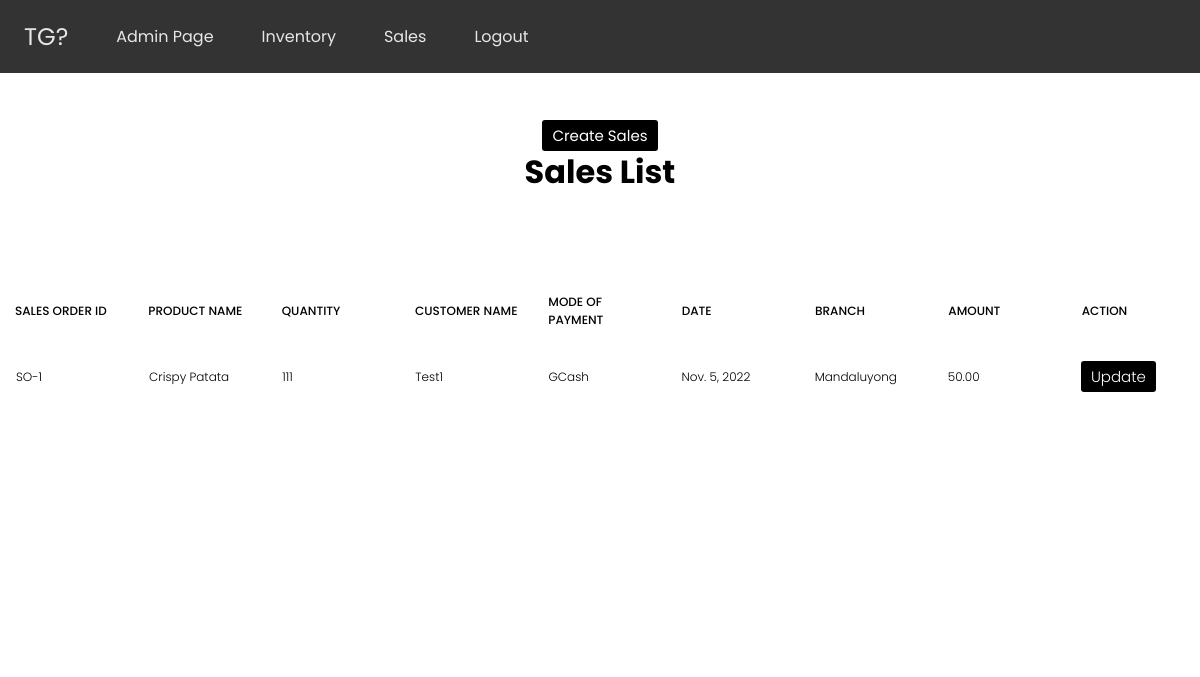
Before: /sales/ (signed in) with the older database file.
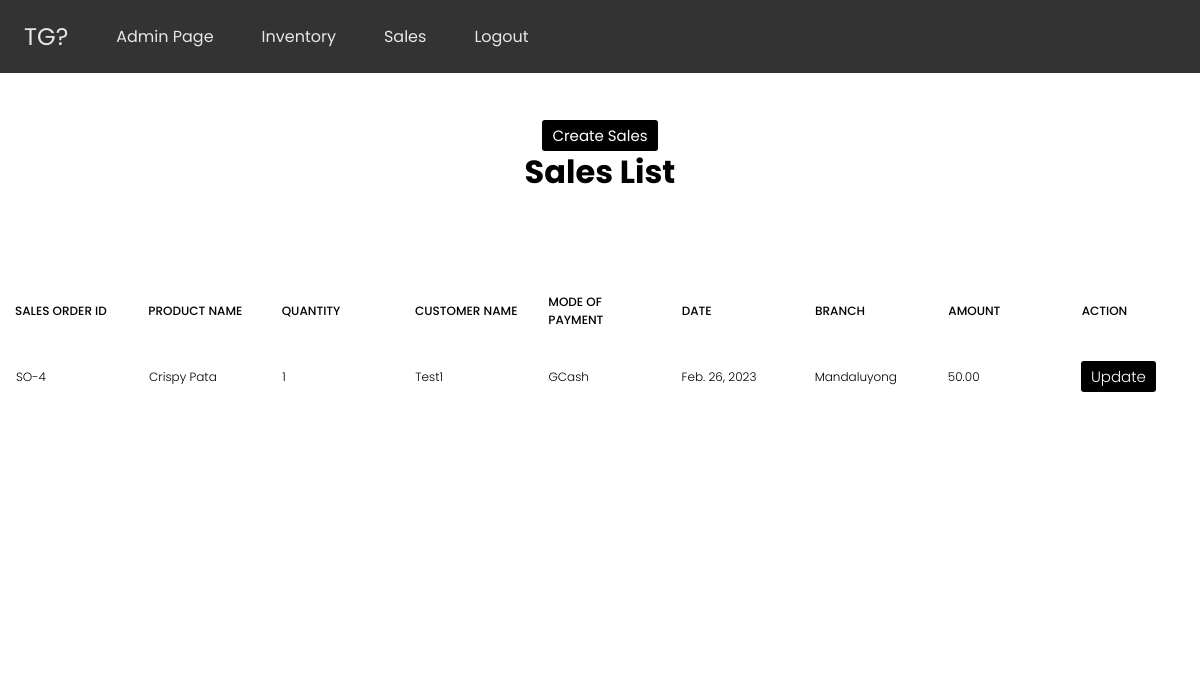
After: the same page with the newer database file.
### inventoryapp/models.py (models this page shows, shortened)
class DailySales(models.Model):
    user = models.ForeignKey(User, on_delete=models.CASCADE, null=True, blank=True)
    branch = models.ForeignKey(Branch, on_delete=models.CASCADE)
    prod_name = models.ForeignKey(FoodInventory, on_delete=models.CASCADE)
    quantity = models.IntegerField()
    customer = models.CharField(max_length=255)
    mop = models.ForeignKey(MOP, on_delete=models.CASCADE)
    date = models.DateField(auto_now_add=True)
    amount = models.DecimalField(max_digits=10, decimal_places=2)

class FoodInventory(models.Model):
    branch = models.ForeignKey(Branch, on_delete=models.CASCADE)
    prod_name = models.CharField(max_length=255)
    prod_type = models.ForeignKey(ProdType, on_delete=models.CASCADE)
    size = models.ForeignKey(Size, on_delete=models.CASCADE)
    price = models.FloatField(max_length=10)
    quantity = models.IntegerField()
    image = models.ImageField(upload_to="foods/%Y/%m/%d/")
    def __str__(self):
        return f'{self.prod_name}'

class MOP(models.Model):
    modeofp = models.CharField(max_length=50)
    def __str__(self):
        return self.modeofp

class Branch(models.Model):
    branch = models.CharField(max_length=50)
    def __str__(self):
        return self.branch

### inventoryapp/views.py (the view)
# urls.py: path('sales/', views.sales, name='sales'),
@login_required(login_url="login")
def sales(request):
    sales = DailySales.objects.all()
    context = {"sales": sales}
    return render(request, "inventoryapp/sales.html", context)

### inventoryapp/templates/inventoryapp/sales.html
{% extends 'inventoryapp/base.html' %} {% block content %}
<div class="container-table">
  <a class="button-link" href="{% url 'createsales' %}">Create Sales</a>
  <h1>Sales List</h1>
</div>
<div class="tb-res">
  <div class="tbl-header">
    <table cellpadding="0" cellspacing="0" border="0">
      <tr>
        <th class="hide" scope="col">Sales Order ID</th>
        <th scope="col">Product Name</th>
        <th class="hide" scope="col">Quantity</th>
        <th class="hide" scope="col">Customer Name</th>
        <th class="hide" scope="col">Mode of Payment</th>
        <th class="hide" scope="col">Date</th>
        <th class="hide" scope="col">Branch</th>
        <th class="hide" scope="col">Amount</th>
        <th scope="col">Action</th>
      </tr>
    </table>
  </div>
  <div class="tbl-content">
    <table cellpadding="0" cellspacing="0" border="0">
      <tr>
        {% for i in sales %}
        <td>SO-{{i.id}}</td>
        <td>{{i.prod_name}}</td>
        <td>{{i.quantity}}</td>
        <td>{{i.customer}}</td>
        <td>{{i.mop}}</td>
        <td>{{i.date}}</td>
        <td>{{i.branch}}</td>
        <td>{{i.amount}}</td>
        <td>
          <a
            class="button-link"
            href="{% url 'updatesales' i.id %}"
            class="crud"
            >Update</a
          >
        </td>
      </tr>
      {% endfor %}
    </table>
  </div>
</div>
{% endblock %}

Changed rows visible on the page:
removed DailySales: id "1", prod_name "Crispy Patata", quantity "111", customer "Test1", mop "GCash", date "Nov. 5, 2022", branch "Mandaluyong", amount "50.00"
added DailySales: id "4", prod_name "Crispy Pata", quantity "1", customer "Test1", mop "GCash", date "Feb. 26, 2023", branch "Mandaluyong", amount "50.00"
